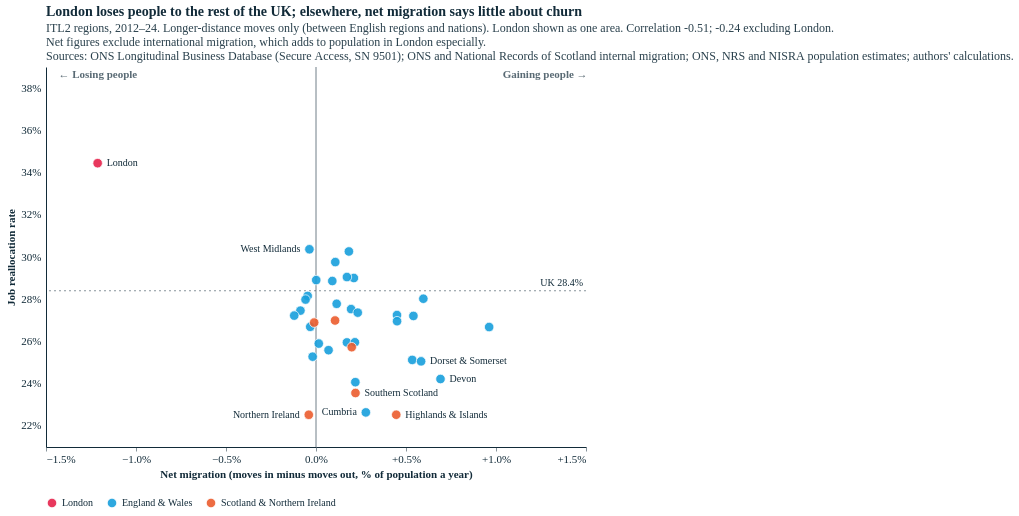

The cell this chart's notebook holds for it:
### Code cell
# (e) net longer-distance migration (in - out) vs reallocation
d = df.assign(net_long=df.in_long - df.out_long)
# London as one area: sum its five regions' counts. Longer-distance moves already exclude London<->London moves,
# so the summed in/out flows are London's exchanges with the rest of the UK.
mL = mig[mig.year.between(*MAIN) & LONDON(mig)].merge(pop, on=["itl2_code", "year"])[["in_long", "out_long", "population"]].sum()
jL = jf[jf.year.between(*MAIN) & LONDON(jf)][["total_jc", "total_jd", "emp_avg"]].sum()
lon_row = pd.DataFrame([{"itl2_code": "TLI", "itl2_name": "London", "group": "London",
                         "in_long": 100 * mL.in_long / mL.population, "out_long": 100 * mL.out_long / mL.population,
                         "realloc": 100 * (jL.total_jc + jL.total_jd) / jL.emp_avg}])
lon_row["net_long"] = lon_row.in_long - lon_row.out_long
d = pd.concat([d[~LONDON(d)], lon_row], ignore_index=True)
print(f"London as one area: net {lon_row.net_long.iloc[0]:+.2f}% a year, reallocation {lon_row.realloc.iloc[0]:.1f}%")
W3, H3 = 540, 380
XS3 = alt.Scale(domain=[-1.5, 1.5], nice=False); YS3 = alt.Scale(domain=[21, 39], zero=False, nice=False)
GORDER = ["London", "England & Wales", "Scotland & Northern Ireland"]; GCOLS = [ECO["red"], ECO["blue-light"], ECO["orange"]]
nl = d[d.group != "London"]
r_all, r_nl = np.corrcoef(d.realloc, d.net_long)[0, 1], np.corrcoef(nl.realloc, nl.net_long)[0, 1]
print(f"net (longer-distance) vs reallocation: r = {r_all:.2f} all, {r_nl:.2f} excl. London; "
      f"regions gaining people: {(d.net_long > 0).sum()}, losing: {(d.net_long < 0).sum()}")
print(d.sort_values("net_long")[["itl2_name", "net_long", "realloc"]].round(2).iloc[[0, 1, 2, 3, 4, 5, -4, -3, -2, -1]].to_string(index=False))
labs = place_labels(d, "net_long", "realloc", XS3, YS3, W3, H3, max_labels=8, max_len=22, pad=2)
uk = 100 * jf[jf.year.between(*MAIN)][["total_jc", "total_jd"]].sum().sum() / jf[jf.year.between(*MAIN)].emp_avg.sum()
corner = pd.DataFrame({"x": [-1.47, 1.47], "y": [38.6, 38.6], "t": ["← Losing people", "Gaining people →"], "a": ["left", "right"]})
net_ch = alt.layer(
    alt.Chart(pd.DataFrame({"v": [0.0]})).mark_rule(color=TXT, opacity=0.6).encode(x=alt.X("v:Q", scale=XS3)),
    alt.Chart(pd.DataFrame({"v": [uk]})).mark_rule(strokeDash=[2, 3], color=TXT, opacity=0.5).encode(y=alt.Y("v:Q", scale=YS3)),
    alt.Chart(pd.DataFrame({"x": [1.5], "y": [uk]})).mark_text(align="right", baseline="bottom", dx=-3, dy=-3, fontSize=10, color=TXT)
       .encode(x=alt.X("x:Q", scale=XS3), y=alt.Y("y:Q", scale=YS3), text=alt.value(f"UK {uk:.1f}%")),
    *[alt.Chart(corner.iloc[[i]]).mark_text(align=r["a"], fontSize=11, fontWeight="bold", color=TXT, opacity=0.7)
        .encode(x=alt.X("x:Q", scale=XS3), y=alt.Y("y:Q", scale=YS3), text="t:N") for i, r in corner.iterrows()],
    alt.Chart(d).mark_circle(size=90, opacity=0.9, stroke="white", strokeWidth=0.8).encode(
        x=alt.X("net_long:Q", scale=XS3, title="Net migration (moves in minus moves out, % of population a year)",
                axis=alt.Axis(values=[-1.5, -1, -0.5, 0, 0.5, 1, 1.5], labelExpr="datum.value > 0 ? '+' + datum.label + '%' : datum.label + '%'")),
        y=alt.Y("realloc:Q", scale=YS3, title="Job reallocation rate", axis=alt.Axis(labelExpr="datum.label + '%'")),
        color=alt.Color("group:N", scale=alt.Scale(domain=GORDER, range=GCOLS), legend=alt.Legend(title=None, orient="bottom")),
        tooltip=[alt.Tooltip("itl2_name:N", title="Region"), alt.Tooltip("in_long:Q", format=".2f", title="Moving in (%)"),
                 alt.Tooltip("out_long:Q", format=".2f", title="Moving out (%)"), alt.Tooltip("net_long:Q", format="+.2f", title="Net (%)"),
                 alt.Tooltip("realloc:Q", format=".1f", title="Reallocation (%)")]),
    *[alt.Chart(labs.iloc[[i]]).mark_text(align=r["align"], dx=r["dx"], fontSize=10, color=TXT)
        .encode(x=alt.X("net_long:Q", scale=XS3), y=alt.Y("realloc:Q", scale=YS3), text="short:N") for i, r in labs.iterrows()],
).properties(title=alt.Title("London loses people to the rest of the UK; elsewhere, net migration says little about churn",
    subtitle=[f"ITL2 regions, 2012–24. Longer-distance moves only (between English regions and nations). London shown as one area. Correlation {r_all:.2f}; {r_nl:.2f} excluding London.",
              "Net figures exclude international migration, which adds to population in London especially.", SOURCE]))
styles.save(net_ch, str(FIG), "migration_reallocation_net", width=W3, height=H3)
net_ch.properties(width=W3, height=H3)

### Figure 1 — Vega-Lite specification as saved in the notebook (floating-point values rounded to 4 significant figures)
{"config": {"background": "#fff", "font": "Circular Std", "text": {"color": "#122b39", "font": "Circular Std", "align": "left", "dx": 7, "dy": 0, "fontSize": 11}, "view": {"stroke": null, "continuousWidth": 350, "continuousHeight": 280, "discreteWidth": 400, "discreteHeight": 300}, "bar": {"color": "#179fdb"}, "line": {"color": "#e6224b"}, "rule": {"color": "#122b39"}, "point": {"filled": true, "size": 80, "color": "#e6224b", "opacity": 0.95}, "geoshape": {"stroke": "white", "strokeWidth": 0.3}, "axis": {"labelColor": "#122b39", "labelFontSize": 11, "labelFont": "Circular Std", "tickColor": "#122b39", "tickOpacity": 0.5, "domainColor": "#122b39", "domainOpacity": 1, "gridColor": "#122b39", "gridDash": [2, 2], "gridOpacity": 0.5, "title": null, "titleColor": "#122b39", "tickSize": 4, "grid": false, "domain": true}, "axisXDiscrete": {"grid": false, "labelAngle": 0, "tickCount": 10, "tickOpacity": 0.5, "title": null}, "axisYDiscrete": {"ticks": false, "labelPadding": 5, "grid": false}, "axisXTemporal": {"grid": false, "ticks": true}, "axisXQuantitative": {"grid": false}, "axisYQuantitative": {"gridColor": "#122b39", "gridDash": [1, 5], "gridOpacity": 0.5, "ticks": false, "labelPadding": 5, "tickCount": 8, "grid": false}, "title": {"color": "#122b39", "subtitleColor": "#122b39E6", "font": "Circular Std", "subtitleFont": "Circular Std", "anchor": "start", "frame": "group", "fontSize": 14, "subtitleFontSize": 12, "subtitlePadding": 4, "offset": 0}, "legend": {"titleColor": "#122b39", "labelColor": "#122b39"}}, "layer": [{"data": {"name": "data-23d1de8f6fdef12c9f9bd74afd652fbe"}, "mark": {"type": "rule", "color": "#122b39", "opacity": 0.6}, "encoding": {"x": {"field": "v", "scale": {"domain": [-1.5, 1.5], "nice": false}, "type": "quantitative"}}}, {"data": {"name": "data-d95344d1ca73f4c4618ad83827f9a9e7"}, "mark": {"type": "rule", "color": "#122b39", "opacity": 0.5, "strokeDash": [2, 3]}, "encoding": {"y": {"field": "v", "scale": {"domain": [21, 39], "nice": false, "zero": false}, "type": "quantitative"}}}, {"data": {"name": "data-81197d31d010ed5e362e4994bbac722a"}, "mark": {"type": "text", "align": "right", "baseline": "bottom", "color": "#122b39", "dx": -3, "dy": -3, "fontSize": 10}, "encoding": {"text": {"value": "UK 28.4%"}, "x": {"field": "x", "scale": {"domain": [-1.5, 1.5], "nice": false}, "type": "quantitative"}, "y": {"field": "y", "scale": {"domain": [21, 39], "nice": false, "zero": false}, "type": "quantitative"}}}, {"data": {"name": "data-e673234fbb69d6d738b387919ca05fe2"}, "mark": {"type": "text", "align": "left", "color": "#122b39", "fontSize": 11, "fontWeight": "bold", "opacity": 0.7}, "encoding": {"text": {"field": "t", "type": "nominal"}, "x": {"field": "x", "scale": {"domain": [-1.5, 1.5], "nice": false}, "type": "quantitative"}, "y": {"field": "y", "scale": {"domain": [21, 39], "nice": false, "zero": false}, "type": "quantitative"}}}, {"data": {"name": "data-43f80b84a4def0675ef79f62dd164174"}, "mark": {"type": "text", "align": "right", "color": "#122b39", "fontSize": 11, "fontWeight": "bold", "opacity": 0.7}, "encoding": {"text": {"field": "t", "type": "nominal"}, "x": {"field": "x", "scale": {"domain": [-1.5, 1.5], "nice": false}, "type": "quantitative"}, "y": {"field": "y", "scale": {"domain": [21, 39], "nice": false, "zero": false}, "type": "quantitative"}}}, {"data": {"name": "data-50f569859002f2d416c60a77cf4e07f8"}, "mark": {"type": "circle", "opacity": 0.9, "size": 90, "stroke": "white", "strokeWidth": 0.8}, "encoding": {"color": {"field": "group", "legend": {"orient": "bottom", "title": null}, "scale": {"domain": ["London", "England & Wales", "Scotland & Northern Ireland"], "range": ["#e6224b", "#179fdb", "#eb5c2e"]}, "type": "nominal"}, "tooltip": [{"field": "itl2_name", "title": "Region", "type": "nominal"}, {"field": "in_long", "format": ".2f", "title": "Moving in (%)", "type": "quantitative"}, {"field": "out_long", "format": ".2f", "title": "Moving out (%)", "type": "quantitative"}, {"field": "net_long", "format": "+.2f", "title": "Net (%)", "type": "quantitative"}, {"field": "realloc", "format": ".1f", "title": "Reallocation (%)", "type": "quantitative"}], "x": {"axis": {"labelExpr": "datum.value > 0 ? '+' + datum.label + '%' : datum.label + '%'", "values": [-1.5, -1, -0.5, 0, 0.5, 1, 1.5]}, "field": "net_long", "scale": {"domain": [-1.5, 1.5], "nice": false}, "title": "Net migration (moves in minus moves out, % of population a year)", "type": "quantitative"}, "y": {"axis": {"labelExpr": "datum.label + '%'"}, "field": "realloc", "scale": {"domain": [21, 39], "nice": false, "zero": false}, "title": "Job reallocation rate", "type": "quantitative"}}}, {"data": {"name": "data-f5a0ff3accf9aeae9f6c49cc68579680"}, "mark": {"type": "text", "align": "left", "color": "#122b39", "dx": 9.0, "fontSize": 10}, "encoding": {"text": {"field": "short", "type": "nominal"}, "x": {"field": "net_long", "scale": {"domain": [-1.5, 1.5], "nice": false}, "type": "quantitative"}, "y": {"field": "realloc", "scale": {"domain": [21, 39], "nice": false, "zero": false}, "type": "quantitative"}}}, {"data": {"name": "data-6d8f42fe528651cdd1439941d045f065"}, "mark": {"type": "text", "align": "left", "color": "#122b39", "dx": 9.0, "fontSize": 10}, "encoding": {"text": {"field": "short", "type": "nominal"}, "x": {"field": "net_long", "scale": {"domain": [-1.5, 1.5], "nice": false}, "type": "quantitative"}, "y": {"field": "realloc", "scale": {"domain": [21, 39], "nice": false, "zero": false}, "type": "quantitative"}}}, {"data": {"name": "data-d8ae844b3bd2f5688d4cb67f1e363f96"}, "mark": {"type": "text", "align": "right", "color": "#122b39", "dx": -9.0, "fontSize": 10}, "encoding": {"text": {"field": "short", "type": "nominal"}, "x": {"field": "net_long", "scale": {"domain": [-1.5, 1.5], "nice": false}, "type": "quantitative"}, "y": {"field": "realloc", "scale": {"domain": [21, 39], "nice": false, "zero": false}, "type": "quantitative"}}}, {"data": {"name": "data-c11954f30aff904f670600cad557aa04"}, "mark": {"type": "text", "align": "left", "color": "#122b39", "dx": 9.0, "fontSize": 10}, "encoding": {"text": {"field": "short", "type": "nominal"}, "x": {"field": "net_long", "scale": {"domain": [-1.5, 1.5], "nice": false}, "type": "quantitative"}, "y": {"field": "realloc", "scale": {"domain": [21, 39], "nice": false, "zero": false}, "type": "quantitative"}}}, {"data": {"name": "data-7680da7f8496643fd92f5f56e62b28b6"}, "mark": {"type": "text", "align": "right", "color": "#122b39", "dx": -9.0, "fontSize": 10}, "encoding": {"text": {"field": "short", "type": "nominal"}, "x": {"field": "net_long", "scale": {"domain": [-1.5, 1.5], "nice": false}, "type": "quantitative"}, "y": {"field": "realloc", "scale": {"domain": [21, 39], "nice": false, "zero": false}, "type": "quantitative"}}}, {"data": {"name": "data-51ef84b11222704d723e6603e96a3842"}, "mark": {"type": "text", "align": "right", "color": "#122b39", "dx": -9.0, "fontSize": 10}, "encoding": {"text": {"field": "short", "type": "nominal"}, "x": {"field": "net_long", "scale": {"domain": [-1.5, 1.5], "nice": false}, "type": "quantitative"}, "y": {"field": "realloc", "scale": {"domain": [21, 39], "nice": false, "zero": false}, "type": "quantitative"}}}, {"data": {"name": "data-57f64b0c2354cb4a681fc5f0c7d4adff"}, "mark": {"type": "text", "align": "left", "color": "#122b39", "dx": 9.0, "fontSize": 10}, "encoding": {"text": {"field": "short", "type": "nominal"}, "x": {"field": "net_long", "scale": {"domain": [-1.5, 1.5], "nice": false}, "type": "quantitative"}, "y": {"field": "realloc", "scale": {"domain": [21, 39], "nice": false, "zero": false}, "type": "quantitative"}}}, {"data": {"name": "data-9d9e09c44584d231ccb73e6d57df9ab7"}, "mark": {"type": "text", "align": "left", "color": "#122b39", "dx": 9.0, "fontSize": 10}, "encoding": {"text": {"field": "short", "type": "nominal"}, "x": {"field": "net_long", "scale": {"domain": [-1.5, 1.5], "nice": false}, "type": "quantitative"}, "y": {"field": "realloc", "scale": {"domain": [21, 39], "nice": false, "zero": false}, "type": "quantitative"}}}], "height": 380, "title": {"text": "London loses people to the rest of the UK; elsewhere, net migration says little about churn", "subtitle": ["ITL2 regions, 2012–24. Longer-distance moves only (between English regions and nations). London shown as one area. Correlation -0.51; -0.24 excluding London.", "Net figures exclude international migration, which adds to population in London especially.", "Sources: ONS Longitudinal Business Database (Secure Access, SN 9501); ONS and National Records of Scotland internal migration; ONS, NRS and NISRA population estimates; authors' calculations."]}, "width": 540, "$schema": "https://vega.github.io/schema/vega-lite/v5.20.1.json", "datasets": {"data-23d1de8f6fdef12c9f9bd74afd652fbe": [{"v": 0.0}], "data-d95344d1ca73f4c4618ad83827f9a9e7": [{"v": 28.4}], "data-81197d31d010ed5e362e4994bbac722a": [{"x": 1.5, "y": 28.4}], "data-e673234fbb69d6d738b387919ca05fe2": [{"x": -1.47, "y": 38.6, "t": "← Losing people", "a": "left"}], "data-43f80b84a4def0675ef79f62dd164174": [{"x": 1.47, "y": 38.6, "t": "Gaining people →", "a": "right"}], "data-50f569859002f2d416c60a77cf4e07f8": [{"itl2_code": "TLC1", "realloc": 27.78, "net_job": 0.7586, "entry_exit": 6.9, "incumbent": 20.88, "in_rate": 3.077, "out_rate": 2.952, "gross_xlon": 6.029, "in_long": 2.287, "out_long": 2.172, "gross": 6.029, "net": 0.1247, "gross_long": 4.459, "log_pwd": 7.979, "median_age": 42.34, "itl2_name": "Tees Valley and Durham", "group": "England & Wales", "net_long": 0.1149}, {"itl2_code": "TLC2", "realloc": 25.95, "net_job": 0.7789, "entry_exit": 5.722, "incumbent": 20.23, "in_rate": 2.894, "out_rate": 2.73, "gross_xlon": 5.623, "in_long": 2.247, "out_long": 2.076, "gross": 5.623, "net": 0.1637, "gross_long": 4.323, "log_pwd": 8.238, "median_age": 42.03, "itl2_name": "Northumberland, and Tyne and Wear", "group": "England & Wales", "net_long": 0.1719}, {"itl2_code": "TLD1", "realloc": 22.64, "net_job": 0.5534, "entry_exit": 5.092, "incumbent": 17.55, "in_rate": 2.968, "out_rate": 2.64, "gross_xlon": 5.609, "in_long": 2.06, "out_long": 1.783, "gross": 5.609, "net": 0.3278, "gross_long": 3.842, "log_pwd": 7.533, "median_age": 47.08, "itl2_name": "Cumbria", "group": "England & Wales", "net_long": 0.2769}, {"itl2_code": "TLD3", "realloc": 29.76, "net_job": 1.678, "entry_exit": 7.396, "incumbent": 22.36, "in_rate": 3.118, "out_rate": 3.274, "gross_xlon": 6.392, "in_long": 2.238, "out_long": 2.131, "gross": 6.392, "net": -0.1554, "gross_long": 4.369, "log_pwd": 8.489, "median_age": 37.37, "itl2_name": "Greater Manchester", "group": "England & Wales", "net_long": 0.1071}, {"itl2_code": "TLD4", "realloc": 25.9, "net_job": 0.7422, "entry_exit": 6.353, "incumbent": 19.54, "in_rate": 3.384, "out_rate": 3.127, "gross_xlon": 6.511, "in_long": 1.806, "out_long": 1.791, "gross": 6.511, "net": 0.2562, "gross_long": 3.597, "log_pwd": 8.155, "median_age": 41.95, "itl2_name": "Lancashire", "group": "England & Wales", "net_long": 0.01535}, {"itl2_code": "TLD6", "realloc": 28.86, "net_job": 1.377, "entry_exit": 6.773, "incumbent": 22.09, "in_rate": 4.243, "out_rate": 3.737, "gross_xlon": 7.981, "in_long": 2.38, "out_long": 2.29, "gross": 7.981, "net": 0.5059, "gross_long": 4.67, "log_pwd": 7.922, "median_age": 43.86, "itl2_name": "Cheshire", "group": "England & Wales", "net_long": 0.09057}, {"itl2_code": "TLD7", "realloc": 29.01, "net_job": 1.153, "entry_exit": 6.415, "incumbent": 22.59, "in_rate": 3.151, "out_rate": 2.968, "gross_xlon": 6.12, "in_long": 1.944, "out_long": 1.733, "gross": 6.12, "net": 0.183, "gross_long": 3.677, "log_pwd": 8.471, "median_age": 40.9, "itl2_name": "Merseyside", "group": "England & Wales", "net_long": 0.2105}, {"itl2_code": "TLE1", "realloc": 25.28, "net_job": 0.6173, "entry_exit": 5.871, "incumbent": 19.41, "in_rate": 2.951, "out_rate": 2.855, "gross_xlon": 5.806, "in_long": 1.886, "out_long": 1.904, "gross": 5.806, "net": 0.09603, "gross_long": 3.79, "log_pwd": 8.076, "median_age": 43.24, "itl2_name": "East Yorkshire and Northern Lincolnshire", "group": "England & Wales", "net_long": -0.01862}, {"itl2_code": "TLE2", "realloc": 27.53, "net_job": 0.9078, "entry_exit": 6.359, "incumbent": 21.17, "in_rate": 5.102, "out_rate": 4.674, "gross_xlon": 9.776, "in_long": 3.423, "out_long": 3.228, "gross": 9.776, "net": 0.4287, "gross_long": 6.652, "log_pwd": 7.666, "median_age": 45.45, "itl2_name": "North Yorkshire", "group": "England & Wales", "net_long": 0.1949}, {"itl2_code": "TLE3", "realloc": 28.16, "net_job": 0.7091, "entry_exit": 6.091, "incumbent": 22.06, "in_rate": 3.417, "out_rate": 3.448, "gross_xlon": 6.865, "in_long": 2.606, "out_long": 2.653, "gross": 6.865, "net": -0.03042, "gross_long": 5.259, "log_pwd": 8.152, "median_age": 39.78, "itl2_name": "South Yorkshire", "group": "England & Wales", "net_long": -0.04629}, {"itl2_code": "TLE4", "realloc": 27.46, "net_job": 1.036, "entry_exit": 6.548, "incumbent": 20.91, "in_rate": 3.176, "out_rate": 3.4, "gross_xlon": 6.576, "in_long": 2.471, "out_long": 2.558, "gross": 6.576, "net": -0.224, "gross_long": 5.029, "log_pwd": 8.286, "median_age": 38.04, "itl2_name": "West Yorkshire", "group": "England & Wales", "net_long": -0.08648}, {"itl2_code": "TLF1", "realloc": 27.36, "net_job": 0.8382, "entry_exit": 6.117, "incumbent": 21.25, "in_rate": 3.755, "out_rate": 3.494, "gross_xlon": 7.249, "in_long": 3.186, "out_long": 2.954, "gross": 7.249, "net": 0.2607, "gross_long": 6.14, "log_pwd": 8.098, "median_age": 41.45, "itl2_name": "Derbyshire and Nottinghamshire", "group": "England & Wales", "net_long": 0.2319}, {"itl2_code": "TLF2", "realloc": 29.05, "net_job": 1.302, "entry_exit": 7.327, "incumbent": 21.72, "in_rate": 3.96, "out_rate": 3.859, "gross_xlon": 7.818, "in_long": 3.446, "out_long": 3.274, "gross": 7.818, "net": 0.1012, "gross_long": 6.72, "log_pwd": 8.234, "median_age": 39.82, "itl2_name": "Leicestershire, Rutland and Northamptonshire", "group": "England & Wales", "net_long": 0.1719}, {"itl2_code": "TLF3", "realloc": 25.13, "net_job": 0.719, "entry_exit": 6.073, "incumbent": 19.05, "in_rate": 4.756, "out_rate": 4.131, "gross_xlon": 8.888, "in_long": 3.697, "out_long": 3.163, "gross": 8.888, "net": 0.625, "gross_long": 6.86, "log_pwd": 7.499, "median_age": 45.27, "itl2_name": "Lincolnshire", "group": "England & Wales", "net_long": 0.5346}, {"itl2_code": "TLG1", "realloc": 27.98, "net_job": 1.211, "entry_exit": 7.958, "incumbent": 20.03, "in_rate": 4.316, "out_rate": 3.677, "gross_xlon": 7.993, "in_long": 2.623, "out_long": 2.681, "gross": 7.993, "net": 0.6399, "gross_long": 5.304, "log_pwd": 7.781, "median_age": 44.21, "itl2_name": "Herefordshire, Worcestershire and Warwickshire", "group": "England & Wales", "net_long": -0.0581}, {"itl2_code": "TLG2", "realloc": 26.69, "net_job": 0.9531, "entry_exit": 6.246, "incumbent": 20.45, "in_rate": 3.417, "out_rate": 3.026, "gross_xlon": 6.443, "in_long": 2.286, "out_long": 2.318, "gross": 6.443, "net": 0.3906, "gross_long": 4.604, "log_pwd": 7.852, "median_age": 43.39, "itl2_name": "Shropshire and Staffordshire", "group": "England & Wales", "net_long": -0.03209}, {"itl2_code": "TLG3", "realloc": 30.37, "net_job": 1.436, "entry_exit": 7.338, "incumbent": 23.03, "in_rate": 3.154, "out_rate": 3.758, "gross_xlon": 6.912, "in_long": 2.517, "out_long": 2.554, "gross": 6.912, "net": -0.604, "gross_long": 5.071, "log_pwd": 8.585, "median_age": 36.47, "itl2_name": "West Midlands", "group": "England & Wales", "net_long": -0.03654}, {"itl2_code": "TLH1", "realloc": 25.59, "net_job": 1.2, "entry_exit": 5.93, "incumbent": 19.66, "in_rate": 3.533, "out_rate": 3.114, "gross_xlon": 6.647, "in_long": 2.761, "out_long": 2.691, "gross": 6.647, "net": 0.4198, "gross_long": 5.452, "log_pwd": 7.759, "median_age": 42.84, "itl2_name": "East Anglia", "group": "England & Wales", "net_long": 0.06978}, {"itl2_code": "TLH2", "realloc": 30.26, "net_job": 1.613, "entry_exit": 8.413, "incumbent": 21.85, "in_rate": 4.362, "out_rate": 4.424, "gross_xlon": 8.786, "in_long": 3.866, "out_long": 3.683, "gross": 8.786, "net": -0.06195, "gross_long": 7.549, "log_pwd": 8.269, "median_age": 39.41, "itl2_name": "Bedfordshire and Hertfordshire", "group": "England & Wales", "net_long": 0.1827}, {"itl2_code": "TLH3", "realloc": 28.02, "net_job": 0.7841, "entry_exit": 7.373, "incumbent": 20.65, "in_rate": 3.68, "out_rate": 3.318, "gross_xlon": 6.999, "in_long": 3.055, "out_long": 2.459, "gross": 6.999, "net": 0.3618, "gross_long": 5.514, "log_pwd": 8.139, "median_age": 41.87, "itl2_name": "Essex", "group": "England & Wales", "net_long": 0.5963}, {"itl2_code": "TLJ1", "realloc": 28.91, "net_job": 1.438, "entry_exit": 7.226, "incumbent": 21.68, "in_rate": 4.64, "out_rate": 4.675, "gross_xlon": 9.314, "in_long": 3.878, "out_long": 3.877, "gross": 9.314, "net": -0.03475, "gross_long": 7.754, "log_pwd": 8.11, "median_age": 39.27, "itl2_name": "Berkshire, Buckinghamshire and Oxfordshire", "group": "England & Wales", "net_long": 0.001209}, {"itl2_code": "TLJ2", "realloc": 27.25, "net_job": 0.8177, "entry_exit": 7.182, "incumbent": 20.07, "in_rate": 4.363, "out_rate": 4.008, "gross_xlon": 8.371, "in_long": 3.373, "out_long": 2.923, "gross": 8.371, "net": 0.3544, "gross_long": 6.296, "log_pwd": 8.181, "median_age": 43.15, "itl2_name": "Surrey, East and West Sussex", "group": "England & Wales", "net_long": 0.4499}, {"itl2_code": "TLJ3", "realloc": 27.22, "net_job": 0.5719, "entry_exit": 6.411, "incumbent": 20.81, "in_rate": 3.966, "out_rate": 3.829, "gross_xlon": 7.795, "in_long": 2.641, "out_long": 2.762, "gross": 7.795, "net": 0.1374, "gross_long": 5.404, "log_pwd": 8.276, "median_age": 41.96, "itl2_name": "Hampshire and Isle of Wight", "group": "England & Wales", "net_long": -0.121}, {"itl2_code": "TLJ4", "realloc": 27.21, "net_job": 1.032, "entry_exit": 6.722, "incumbent": 20.49, "in_rate": 3.722, "out_rate": 3.262, "gross_xlon": 6.984, "in_long": 3.063, "out_long": 2.521, "gross": 6.984, "net": 0.4603, "gross_long": 5.584, "log_pwd": 8.156, "median_age": 41.5, "itl2_name": "Kent", "group": "England & Wales", "net_long": 0.5412}, {"itl2_code": "TLK1", "realloc": 26.96, "net_job": 1.031, "entry_exit": 5.903, "incumbent": 21.06, "in_rate": 4.223, "out_rate": 3.822, "gross_xlon": 8.044, "in_long": 3.501, "out_long": 3.051, "gross": 8.044, "net": 0.4009, "gross_long": 6.552, "log_pwd": 8.187, "median_age": 40.8, "itl2_name": "Gloucestershire, Wiltshire and Bath/Bristol area", "group": "England & Wales", "net_long": 0.4503}, {"itl2_code": "TLK2", "realloc": 25.06, "net_job": 0.6202, "entry_exit": 6.048, "incumbent": 19.01, "in_rate": 4.429, "out_rate": 3.825, "gross_xlon": 8.253, "in_long": 3.238, "out_long": 2.654, "gross": 8.253, "net": 0.6039, "gross_long": 5.892, "log_pwd": 7.938, "median_age": 46.29, "itl2_name": "Dorset and Somerset", "group": "England & Wales", "net_long": 0.5839}, {"itl2_code": "TLK3", "realloc": 26.68, "net_job": 1.136, "entry_exit": 6.634, "incumbent": 20.05, "in_rate": 4.641, "out_rate": 3.648, "gross_xlon": 8.289, "in_long": 3.092, "out_long": 2.13, "gross": 8.289, "net": 0.9928, "gross_long": 5.222, "log_pwd": 7.38, "median_age": 47.0, "itl2_name": "Cornwall and Isles of Scilly", "group": "England & Wales", "net_long": 0.9619}, {"itl2_code": "TLK4", "realloc": 24.22, "net_job": 0.6324, "entry_exit": 5.957, "incumbent": 18.26, "in_rate": 4.584, "out_rate": 3.825, "gross_xlon": 8.409, "in_long": 3.155, "out_long": 2.464, "gross": 8.409, "net": 0.7588, "gross_long": 5.619, "log_pwd": 8.0, "median_age": 45.53, "itl2_name": "Devon", "group": "England & Wales", "net_long": 0.6916}, {"itl2_code": "TLL1", "realloc": 24.07, "net_job": 0.5434, "entry_exit": 5.673, "incumbent": 18.4, "in_rate": 2.703, "out_rate": 2.445, "gross_xlon": 5.147, "in_long": 1.978, "out_long": 1.759, "gross": 5.147, "net": 0.258, "gross_long": 3.737, "log_pwd": 7.444, "median_age": 43.76, "itl2_name": "West Wales and The Valleys", "group": "England & Wales", "net_long": 0.2186}, {"itl2_code": "TLL2", "realloc": 25.96, "net_job": 0.9242, "entry_exit": 5.478, "incumbent": 20.48, "in_rate": 4.222, "out_rate": 4.072, "gross_xlon": 8.294, "in_long": 3.076, "out_long": 2.86, "gross": 8.294, "net": 0.1502, "gross_long": 5.936, "log_pwd": 8.088, "median_age": 40.89, "itl2_name": "East Wales", "group": "England & Wales", "net_long": 0.2161}, {"itl2_code": "TLM5", "realloc": 26.89, "net_job": -0.08462, "entry_exit": 5.638, "incumbent": 21.26, "in_rate": 2.103, "out_rate": 2.33, "gross_xlon": 4.433, "in_long": 0.7941, "out_long": 0.8042, "gross": 4.433, "net": -0.2265, "gross_long": 1.598, "log_pwd": 8.084, "median_age": 41.12, "itl2_name": "North Eastern Scotland", "group": "Scotland & Northern Ireland", "net_long": -0.01011}, {"itl2_code": "TLM6", "realloc": 22.53, "net_job": 0.3276, "entry_exit": 4.921, "incumbent": 17.61, "in_rate": 2.836, "out_rate": 2.47, "gross_xlon": 5.306, "in_long": 1.265, "out_long": 0.8196, "gross": 5.306, "net": 0.3652, "gross_long": 2.085, "log_pwd": 7.341, "median_age": 46.95, "itl2_name": "Highlands and Islands", "group": "Scotland & Northern Ireland", "net_long": 0.4458}, {"itl2_code": "TLM7", "realloc": 25.73, "net_job": 0.8538, "entry_exit": 5.37, "incumbent": 20.36, "in_rate": 1.951, "out_rate": 1.726, "gross_xlon": 3.677, "in_long": 1.029, "out_long": 0.8305, "gross": 3.677, "net": 0.2248, "gross_long": 1.86, "log_pwd": 8.392, "median_age": 41.68, "itl2_name": "Eastern Scotland", "group": "Scotland & Northern Ireland", "net_long": 0.1986}, {"itl2_code": "TLM8", "realloc": 26.99, "net_job": 0.8254, "entry_exit": 5.552, "incumbent": 21.44, "in_rate": 1.887, "out_rate": 1.856, "gross_xlon": 3.743, "in_long": 0.6869, "out_long": 0.581, "gross": 3.743, "net": 0.03034, "gross_long": 1.268, "log_pwd": 8.56, "median_age": 40.35, "itl2_name": "West Central Scotland", "group": "Scotland & Northern Ireland", "net_long": 0.1059}, {"itl2_code": "TLM9", "realloc": 23.56, "net_job": 0.146, "entry_exit": 5.23, "incumbent": 18.33, "in_rate": 2.311, "out_rate": 1.875, "gross_xlon": 4.186, "in_long": 0.7778, "out_long": 0.5585, "gross": 4.186, "net": 0.436, "gross_long": 1.336, "log_pwd": 7.977, "median_age": 46.4, "itl2_name": "Southern Scotland", "group": "Scotland & Northern Ireland", "net_long": 0.2194}, {"itl2_code": "TLN0", "realloc": 22.53, "net_job": 1.104, "entry_exit": 4.748, "incumbent": 17.78, "in_rate": 0.5784, "out_rate": 0.6184, "gross_xlon": 1.197, "in_long": 0.5784, "out_long": 0.6184, "gross": 1.197, "net": -0.04002, "gross_long": 1.197, "log_pwd": 8.019, "median_age": 38.96, "itl2_name": "Northern Ireland", "group": "Scotland & Northern Ireland", "net_long": -0.04002}, {"itl2_code": "TLI", "realloc": 34.44, "net_job": null, "entry_exit": null, "incumbent": null, "in_rate": null, "out_rate": null, "gross_xlon": null, "in_long": 2.976, "out_long": 4.189, "gross": null, "net": null, "gross_long": null, "log_pwd": null, "median_age": null, "itl2_name": "London", "group": "London", "net_long": -1.213}], "data-f5a0ff3accf9aeae9f6c49cc68579680": [{"itl2_code": "TLI", "realloc": 34.44, "net_job": null, "entry_exit": null, "incumbent": null, "in_rate": null, "out_rate": null, "gross_xlon": null, "in_long": 2.976, "out_long": 4.189, "gross": null, "net": null, "gross_long": null, "log_pwd": null, "median_age": null, "itl2_name": "London", "group": "London", "net_long": -1.213, "px": 51.65, "py": 96.17, "short": "London", "rad": 4.0, "prio": 15.12, "align": "left", "dx": 9.0}], "data-6d8f42fe528651cdd1439941d045f065": [{"itl2_code": "TLM6", "realloc": 22.53, "net_job": 0.3276, "entry_exit": 4.921, "incumbent": 17.61, "in_rate": 2.836, "out_rate": 2.47, "gross_xlon": 5.306, "in_long": 1.265, "out_long": 0.8196, "gross": 5.306, "net": 0.3652, "gross_long": 2.085, "log_pwd": 7.341, "median_age": 46.95, "itl2_name": "Highlands and Islands", "group": "Scotland & Northern Ireland", "net_long": 0.4458, "px": 350.2, "py": 347.7, "short": "Highlands & Islands", "rad": 4.0, "prio": 1.978, "align": "left", "dx": 9.0}], "data-d8ae844b3bd2f5688d4cb67f1e363f96": [{"itl2_code": "TLN0", "realloc": 22.53, "net_job": 1.104, "entry_exit": 4.748, "incumbent": 17.78, "in_rate": 0.5784, "out_rate": 0.6184, "gross_xlon": 1.197, "in_long": 0.5784, "out_long": 0.6184, "gross": 1.197, "net": -0.04002, "gross_long": 1.197, "log_pwd": 8.019, "median_age": 38.96, "itl2_name": "Northern Ireland", "group": "Scotland & Northern Ireland", "net_long": -0.04002, "px": 262.8, "py": 347.8, "short": "Northern Ireland", "rad": 4.0, "prio": 1.914, "align": "right", "dx": -9.0}], "data-c11954f30aff904f670600cad557aa04": [{"itl2_code": "TLK4", "realloc": 24.22, "net_job": 0.6324, "entry_exit": 5.957, "incumbent": 18.26, "in_rate": 4.584, "out_rate": 3.825, "gross_xlon": 8.409, "in_long": 3.155, "out_long": 2.464, "gross": 8.409, "net": 0.7588, "gross_long": 5.619, "log_pwd": 8.0, "median_age": 45.53, "itl2_name": "Devon", "group": "England & Wales", "net_long": 0.6916, "px": 394.5, "py": 312.0, "short": "Devon", "rad": 4.0, "prio": 1.877, "align": "left", "dx": 9.0}], "data-7680da7f8496643fd92f5f56e62b28b6": [{"itl2_code": "TLD1", "realloc": 22.64, "net_job": 0.5534, "entry_exit": 5.092, "incumbent": 17.55, "in_rate": 2.968, "out_rate": 2.64, "gross_xlon": 5.609, "in_long": 2.06, "out_long": 1.783, "gross": 5.609, "net": 0.3278, "gross_long": 3.842, "log_pwd": 7.533, "median_age": 47.08, "itl2_name": "Cumbria", "group": "England & Wales", "net_long": 0.2769, "px": 319.8, "py": 345.4, "short": "Cumbria", "rad": 4.0, "prio": 1.79, "align": "right", "dx": -9.0}], "data-51ef84b11222704d723e6603e96a3842": [{"itl2_code": "TLG3", "realloc": 30.37, "net_job": 1.436, "entry_exit": 7.338, "incumbent": 23.03, "in_rate": 3.154, "out_rate": 3.758, "gross_xlon": 6.912, "in_long": 2.517, "out_long": 2.554, "gross": 6.912, "net": -0.604, "gross_long": 5.071, "log_pwd": 8.585, "median_age": 36.47, "itl2_name": "West Midlands", "group": "England & Wales", "net_long": -0.03654, "px": 263.4, "py": 182.3, "short": "West Midlands", "rad": 4.0, "prio": 1.565, "align": "right", "dx": -9.0}], "data-57f64b0c2354cb4a681fc5f0c7d4adff": [{"itl2_code": "TLK2", "realloc": 25.06, "net_job": 0.6202, "entry_exit": 6.048, "incumbent": 19.01, "in_rate": 4.429, "out_rate": 3.825, "gross_xlon": 8.253, "in_long": 3.238, "out_long": 2.654, "gross": 8.253, "net": 0.6039, "gross_long": 5.892, "log_pwd": 7.938, "median_age": 46.29, "itl2_name": "Dorset and Somerset", "group": "England & Wales", "net_long": 0.5839, "px": 375.1, "py": 294.3, "short": "Dorset & Somerset", "rad": 4.0, "prio": 1.422, "align": "left", "dx": 9.0}], "data-9d9e09c44584d231ccb73e6d57df9ab7": [{"itl2_code": "TLM9", "realloc": 23.56, "net_job": 0.146, "entry_exit": 5.23, "incumbent": 18.33, "in_rate": 2.311, "out_rate": 1.875, "gross_xlon": 4.186, "in_long": 0.7778, "out_long": 0.5585, "gross": 4.186, "net": 0.436, "gross_long": 1.336, "log_pwd": 7.977, "median_age": 46.4, "itl2_name": "Southern Scotland", "group": "Scotland & Northern Ireland", "net_long": 0.2194, "px": 309.5, "py": 326.0, "short": "Southern Scotland", "rad": 4.0, "prio": 1.389, "align": "left", "dx": 9.0}]}}
